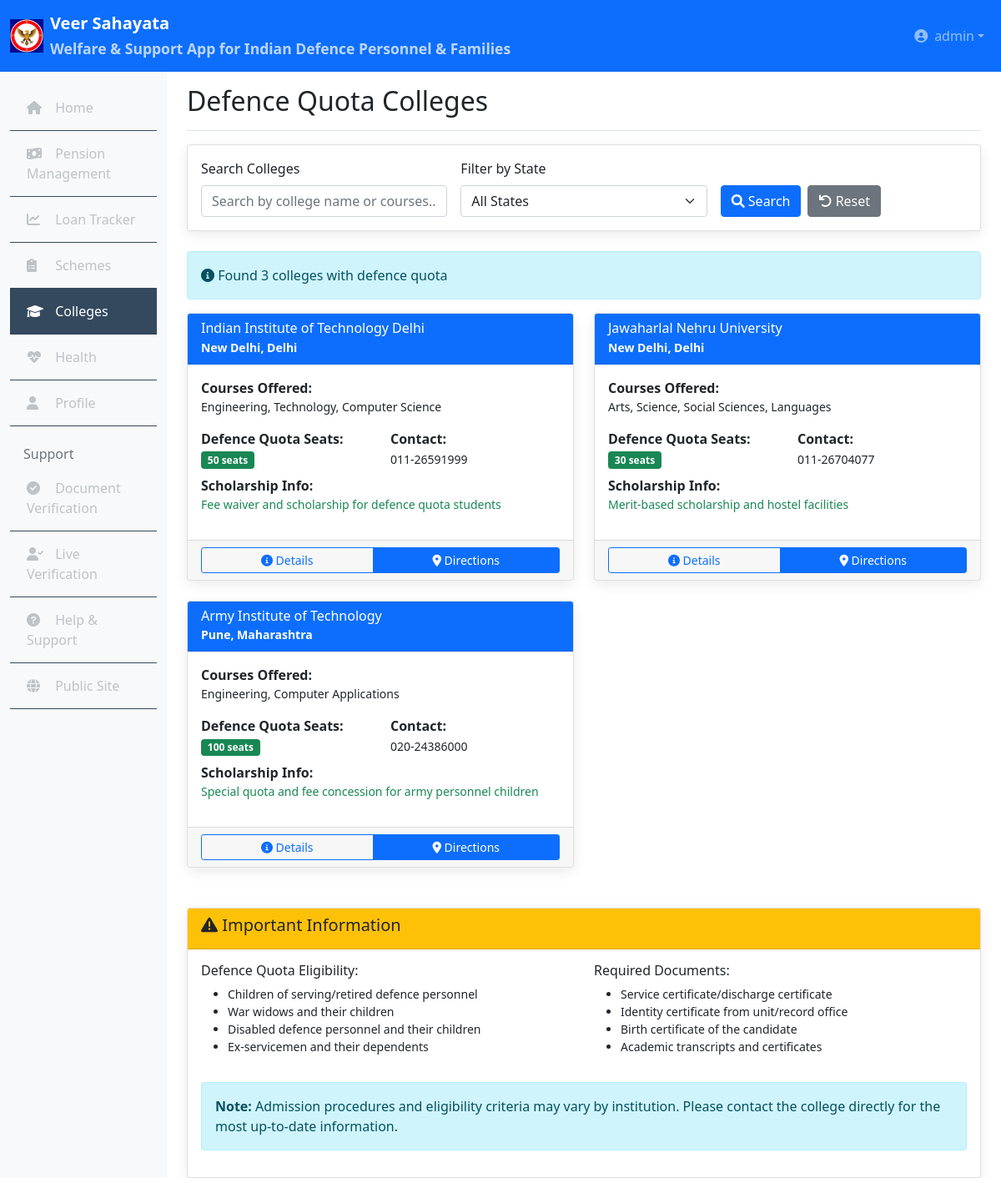
The page /user/colleges.php (signed in) on the database its author committed.
### tables this page shows
CREATE TABLE colleges (
    id INT PRIMARY KEY AUTO_INCREMENT,
    college_name VARCHAR(200) NOT NULL,
    college_code VARCHAR(20) UNIQUE NOT NULL,
    college_type ENUM('Government', 'Private', 'Aided') NOT NULL,
    university_name VARCHAR(200),
    state VARCHAR(50),
    district VARCHAR(50),
    address TEXT,
    contact_number VARCHAR(15),
    email VARCHAR(100),
    website VARCHAR(200),
    principal_name VARCHAR(100),
    established_year YEAR,
    courses_offered TEXT,
    defence_quota_seats INT,
    scholarship_info TEXT,
    admission_process TEXT,
    status ENUM('active', 'inactive') DEFAULT 'active',
    created_at TIMESTAMP DEFAULT CURRENT_TIMESTAMP,
    updated_at TIMESTAMP DEFAULT CURRENT_TIMESTAMP ON UPDATE CURRENT_TIMESTAMP,
    
    INDEX idx_college_code (college_code),
    INDEX idx_state (state),
    INDEX idx_type (college_type),
    INDEX idx_status (status)
);

### user/colleges.php (the view, shortened to what this page needs)
<?php
require_once '../config/database.php';
$search = $_GET['search'] ?? '';
$sql = "SELECT * FROM colleges WHERE 1=1";
$params = [];
$sql .= " ORDER BY state, college_name";
$stmt = $pdo->prepare($sql);
$stmt->execute($params);
$colleges = $stmt->fetchAll();
?>
<!DOCTYPE html>
<html lang="en">
<head>
    <link rel="stylesheet" href="../assets/css/style.css">
    <link href="https://cdnjs.cloudflare.com/ajax/libs/font-awesome/6.0.0/css/all.min.css" rel="stylesheet">
    <link href="https://cdn.jsdelivr.net/npm/bootstrap@5.1.3/dist/css/bootstrap.min.css" rel="stylesheet">
</head>
<body>
    <?php include '../includes/user_header.php'; ?>
    <div class="container-fluid">
        <div class="row">
            <?php include '../includes/user_sidebar.php'; ?>
            <main class="col-md-9 ms-sm-auto col-lg-10 px-md-4">
                <div class="d-flex justify-content-between flex-wrap flex-md-nowrap align-items-center pt-3 pb-2 mb-3 border-bottom">
                    <h1 class="h2">Defence Quota Colleges</h1>
                </div>
                <div class="card mb-4">
                    <div class="card-body">
                        <form method="GET" class="row g-3">
                            <div class="col-md-4">
                                <label for="search" class="form-label">Search Colleges</label>
                                <input type="text" class="form-control" id="search" name="search"
                                       value="<?php echo htmlspecialchars($search); ?>"
                                       placeholder="Search by college name or courses...">
                            </div>
                            <div class="col-md-4">
                                <label for="state" class="form-label">Filter by State</label>
                                <select class="form-select" id="state" name="state">
                                    <option value="">All States</option>
                                </select>
                            </div>
                            <div class="col-md-4 d-flex align-items-end">
                                <button type="submit" class="btn btn-primary me-2">
                                    <i class="fas fa-search"></i> Search
                                </button>
                                <a href="colleges.php" class="btn btn-secondary">
                                    <i class="fas fa-undo"></i> Reset
                                </a>
                            </div>
                        </form>
                    </div>
                </div>
                <div class="alert alert-info">
                    <i class="fas fa-info-circle"></i>
                    Found <?php echo count($colleges); ?> colleges with defence quota
                </div>
                <?php if (!empty($colleges)): ?>
                    <div class="row">
                        <?php foreach ($colleges as $college): ?>
                        <div class="col-md-6 mb-4">
                            <div class="card h-100">
                                <div class="card-header bg-primary text-white">
                                    <h6 class="mb-0"><?php echo $college['college_name']; ?></h6>
                                    <small><?php echo $college['district']; ?>, <?php echo $college['state']; ?></small>
                                </div>
                                <div class="card-body">
                                    <div class="mb-2">
                                        <strong>Courses Offered:</strong>
                                        <p class="small"><?php echo $college['courses_offered']; ?></p>
                                    </div>
                                    <div class="row mb-2">
                                        <div class="col-6">
                                            <strong>Defence Quota Seats:</strong><br>
                                            <span class="badge bg-success"><?php echo $college['defence_quota_seats']; ?> seats</span>
                                        </div>
                                        <div class="col-6">
                                            <strong>Contact:</strong><br>
                                            <small><?php echo $college['contact_number']; ?></small>
                                        </div>
                                    </div>
                                    <?php if ($college['scholarship_info']): ?>
                                    <div class="mb-2">
                                        <strong>Scholarship Info:</strong>
                                        <p class="small text-success"><?php echo $college['scholarship_info']; ?></p>
                                    </div>
                                    <?php endif; ?>
                                </div>
                                <div class="card-footer">
                                    <div class="btn-group w-100">
                                        <button class="btn btn-outline-primary btn-sm" onclick="viewCollegeDetails(<?php echo $college['id']; ?>)">
                                            <i class="fas fa-info-circle"></i> Details
                                        </button>
                                        <button class="btn btn-primary btn-sm" onclick="getDirections('<?php echo urlencode($college['address']); ?>')">
                                            <i class="fas fa-map-marker-alt"></i> Directions
                                        </button>
                                    </div>
                                </div>
                            </div>
                        </div>
                        <?php endforeach; ?>
                    </div>
                <?php endif; ?>
                <div class="card mt-4">
                    <div class="card-header bg-warning text-dark">
                        <h5><i class="fas fa-exclamation-triangle"></i> Important Information</h5>
                    </div>
                    <div class="card-body">
                        <div class="row">
                            <div class="col-md-6">
                                <h6>Defence Quota Eligibility:</h6>
                                <ul class="small">
                                    <li>Children of serving/retired defence personnel</li>
                                    <li>War widows and their children</li>
                                    <li>Disabled defence personnel and their children</li>
                                    <li>Ex-servicemen and their dependents</li>
                                </ul>
                            </div>
                            <div class="col-md-6">
                                <h6>Required Documents:</h6>
                                <ul class="small">
                                    <li>Service certificate/discharge certificate</li>
                                    <li>Identity certificate from unit/record office</li>
                                    <li>Birth certificate of the candidate</li>
                                    <li>Academic transcripts and certificates</li>
                                </ul>
                            </div>
                        </div>
                        <div class="alert alert-info mt-3">
                            <strong>Note:</strong> Admission procedures and eligibility criteria may vary by institution.
                            Please contact the college directly for the most up-to-date information.
                        </div>
                    </div>
                </div>
            </main>
        </div>
    </div>
</body>
</html>

### assets/css/style.css (style rules this page uses)
* { margin: 0; padding: 0; box-sizing: border-box; }
body { font-family: 'Segoe UI', Tahoma, Geneva, Verdana, sans-serif; line-height: 1.6; color: #333; }
.form-control { padding: 12px 15px; border-radius: 8px; border: 2px solid #e9ecef; transition: border-color 0.3s ease; }
.btn { padding: 12px 30px; border-radius: 8px; font-weight: 600; transition: all 0.3s ease; }
.card { border: none; border-radius: 10px; box-shadow: 0 5px 15px rgba(0,0,0,0.08); transition: transform 0.3s ease; }
.card-header { background: #f8f9fa; border-bottom: 1px solid #dee2e6; font-weight: 600; }
.badge { font-size: 0.75rem; padding: 5px 10px; }

### rows shown on the page
colleges: college_name "Indian Institute of Technology Delhi", district "New Delhi", state "Delhi", courses_offered "Engineering, Technology, Computer Science", defence_quota_seats "50", contact_number "011-26591999", scholarship_info "Fee waiver and scholarship for defence quota students"
colleges: college_name "Jawaharlal Nehru University", district "New Delhi", state "Delhi", courses_offered "Arts, Science, Social Sciences, Languages", defence_quota_seats "30", contact_number "011-26704077", scholarship_info "Merit-based scholarship and hostel facilities"
colleges: college_name "Army Institute of Technology", district "Pune", state "Maharashtra", courses_offered "Engineering, Computer Applications", defence_quota_seats "100", contact_number "020-24386000", scholarship_info "Special quota and fee concession for army personnel children"

### other values the page prints
$_SESSION['username'] "admin"
count($colleges) "3"
